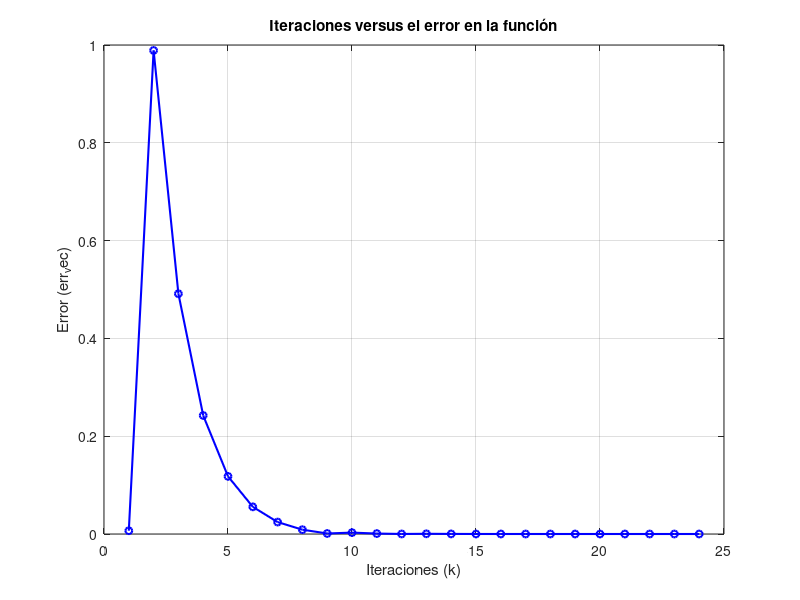
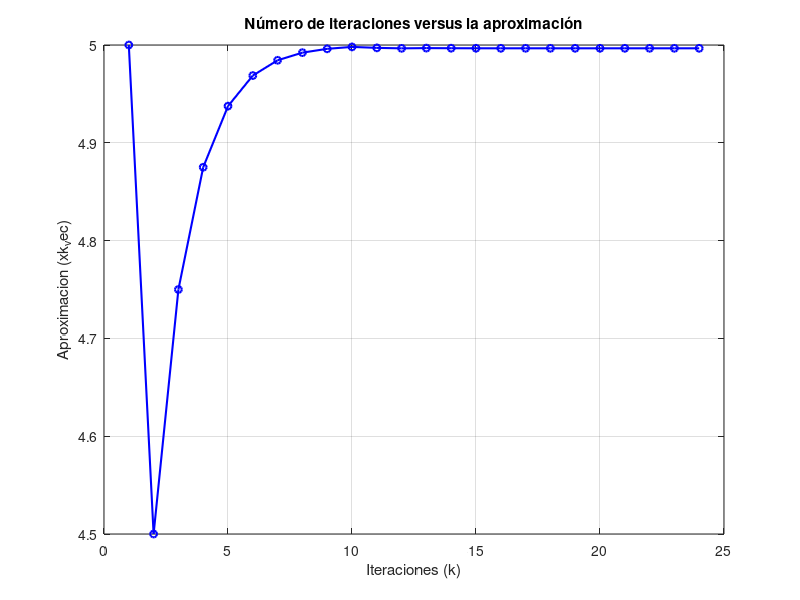

Here is the MATLAB script that generated these plots, in order:



function ejercicio3_biseccion()
  clc; clear; close all

  % Parametros para llamar a la funcion biseccion
  f = @(x) e^x - 2 * x - 10;    % Funcion
  a = -6;                       % Intervalo
  b = -4;                       % Intervalo
  tol = 10e-8;                  % Error
  maxIter = 1000;               % Maximo de iteraciones

  [xk, k, errk] = biseccion(f, a, b, tol, maxIter)

end


function [xk k errk]=biseccion(f, a, b, tol, maxIter)

  % Funcion promedio
  f_prom = @(a, b) (a + b) / 2;

  % Vectores para informacion de graficas
  err_vec = [];
  xk_vec = [];

  for k=1:maxIter
    % Calcular promedio entre los dos puntos y su valor en la funcion
    xk = f_prom(a, b);
    fxk = f(xk);
    errk = fxk;

    % Guardar informacion para graficas
    err_vec(end + 1) = fxk;
    xk_vec(end + 1) = xk;

    % Verificar si se llego al error
    if (abs(fxk) < tol)
      break
    endif

    % Verificar teorema de Bolzano
    fa = f(a);
    if (fa * fxk) < 0
      b = xk;
    else
      a = xk;
    endif

  endfor

  % Graficar esto: <<<<<<<<<<<<<<<<<<<<<<<<<<<<<<<<<<<<<<
  k;
  err_vec;
  xk_vec;

  figure;
  plot(1:k, abs(err_vec), 'b-o', 'LineWidth', 1.5, 'MarkerSize', 5);
  title('Iteraciones versus el error en la función');
  xlabel('Iteraciones (k)');
  ylabel('Error (err_vec)');
  grid on;

  figure;
  plot(1:k, abs(xk_vec), 'b-o', 'LineWidth', 1.5, 'MarkerSize', 5);
  title('Número de iteraciones versus la aproximación');
  xlabel('Iteraciones (k)');
  ylabel('Aproximacion (xk_vec)');
  grid on;





end



